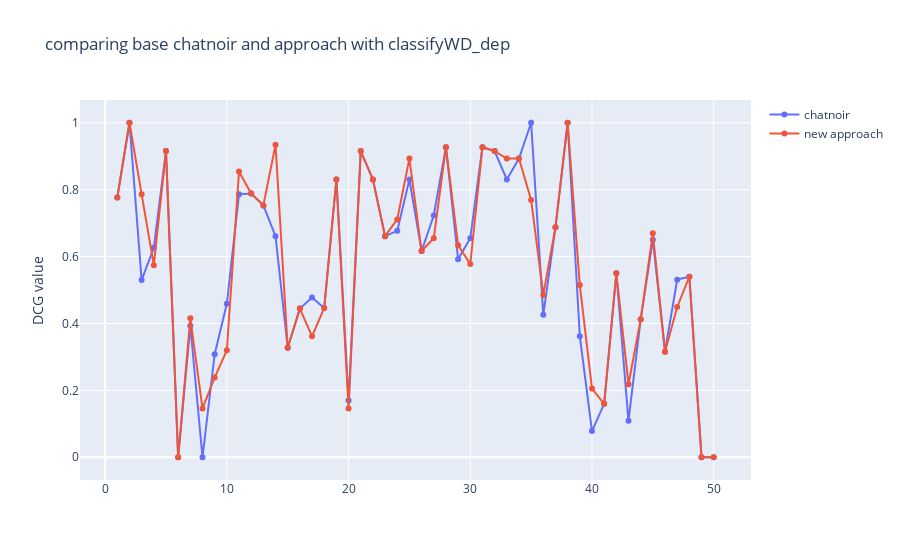

Source (notebook cell):
### Code cell
run compare_with_baseline.py files/touche2020-task2-relevance-withbaseline.qrel files_local/base_chatnoir.run files_local/expanded_output_ntopics_50_15_False_False_False_classifyWD_dep_underscore_055.run 'ndcg_cut_5'

### Figure 1 — Plotly figure (JSON) as saved in the notebook; plotly's stock layout.template omitted (floating-point values rounded to 4 significant figures)
{"data": [{"mode": "lines+markers", "name": "chatnoir", "type": "scatter", "x": ["1", "2", "3", "4", "5", "6", "7", "8", "9", "10", "11", "12", "13", "14", "15", "16", "17", "18", "19", "20", "21", "22", "23", "24", "25", "26", "27", "28", "29", "30", "31", "32", "33", "34", "35", "36", "37", "38", "39", "40", "41", "42", "43", "44", "45", "46", "47", "48", "49", "50"], "y": [0.7766, 1, 0.5296, 0.6262, 0.9152, 0, 0.393, 0, 0.3082, 0.4586, 0.786, 0.7883, 0.7529, 0.6608, 0.3276, 0.4444, 0.4775, 0.4462, 0.8304, 0.1696, 0.9152, 0.8304, 0.6608, 0.677, 0.8304, 0.6164, 0.7227, 0.927, 0.592, 0.6548, 0.927, 0.9152, 0.8304, 0.893, 1, 0.4257, 0.6875, 1, 0.3621, 0.07816, 0.1598, 0.5498, 0.1092, 0.4122, 0.6504, 0.3156, 0.5309, 0.5397, 0, 0]}, {"mode": "lines+markers", "name": "new approach", "type": "scatter", "x": ["1", "2", "3", "4", "5", "6", "7", "8", "9", "10", "11", "12", "13", "14", "15", "16", "17", "18", "19", "20", "21", "22", "23", "24", "25", "26", "27", "28", "29", "30", "31", "32", "33", "34", "35", "36", "37", "38", "39", "40", "41", "42", "43", "44", "45", "46", "47", "48", "49", "50"], "y": [0.7766, 1, 0.786, 0.5743, 0.9152, 0, 0.4152, 0.1461, 0.2382, 0.32, 0.8539, 0.7883, 0.7529, 0.9344, 0.3276, 0.4444, 0.3616, 0.4462, 0.8304, 0.1461, 0.9152, 0.8304, 0.6608, 0.711, 0.893, 0.6164, 0.6548, 0.927, 0.6338, 0.5774, 0.927, 0.9152, 0.893, 0.893, 0.7691, 0.4852, 0.6875, 1, 0.5148, 0.2052, 0.1598, 0.5498, 0.2184, 0.4122, 0.6696, 0.3156, 0.4492, 0.5397, 0, 0]}], "layout": {"title": {"text": "comparing base chatnoir and approach with classifyWD_dep"}, "yaxis": {"title": {"text": "DCG value"}}}}
